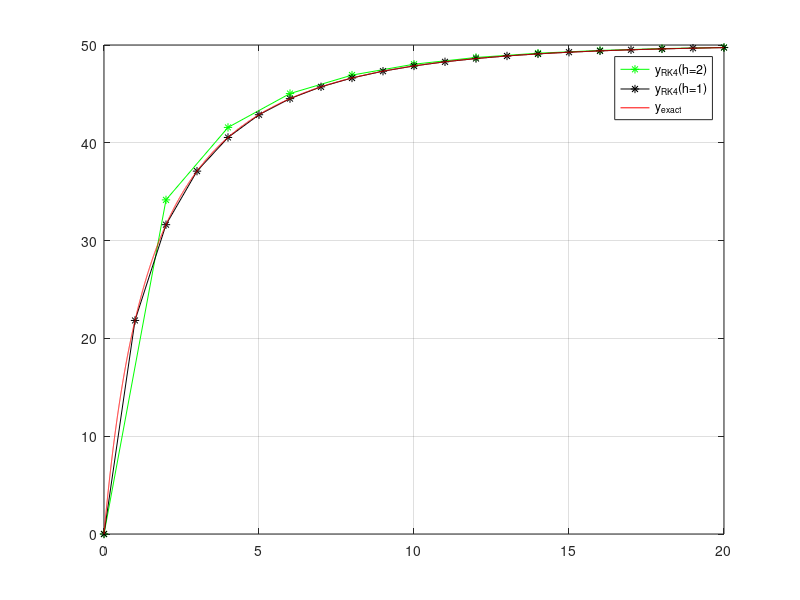

Source code (MATLAB):
clc; clear all; close all;

% y'(t) = k(a-y(t))(b-y(t))
% y(0) = 0
% y(t) = 350(1-exp(-0.2t))/(7-5*exp(-0.2t))

% constants for the function
k = 0.01;
a = 70; % millimoles/liter
b = 50; % millimoles/liter

% time interval
ti = 0;
tf = 20;

% step sizes 
h1 = 2;
h2 = 1;

% defining the function
f = @(t,y) k*(a-y)*(b-y);

% exact solution
y_exact = @(t) 350*(1-exp(-0.2*t))./(7-5*exp(-0.2*t));


% initial value condition
y0 = 0;

% dividing the interval with step size h1 and h2
t1 = ti:h1:tf;
t2 = ti:h2:tf;

% predefining the result vectors
y1_RK4 = zeros(1,length(t1));
y2_RK4 = zeros(1,length(t2));

% initial values
y1_RK4(1) = y0;
y2_RK4(1) = y0;

% RK4 method for step size (h) = 2
for i = 1:length(t1)-1
    f1 = f(t1(i) , y1_RK4(i));
    f2 = f(t1(i) + h1/2 , y1_RK4(i) + h1/2 * f1);
    f3 = f(t1(i) + h1/2 , y1_RK4(i) + h1/2 * f2);
    f4 = f(t1(i) + h1 , y1_RK4(i) + h1 * f3);

    y1_RK4(i+1) = y1_RK4(i) + h1/6 * (f1 + 2*f2 + 2*f3 + f4);
end

% RK4 method for step size (h) = 1
for i = 1:length(t2)-1
    f1 = f(t2(i) , y2_RK4(i));
    f2 = f(t2(i) + h2/2 , y2_RK4(i) + h2/2 * f1);
    f3 = f(t2(i) + h2/2 , y2_RK4(i) + h2/2 * f2);
    f4 = f(t2(i) + h2 , y2_RK4(i) + h2 * f3);

    y2_RK4(i+1) = y2_RK4(i) + h2/6 * (f1 + 2*f2 + 2*f3 + f4);
end

% defining a time vector for the exact solution
t_exact = ti:0.001:tf;

plot(t1,y1_RK4,'g-*')
grid on
hold on
plot(t2,y2_RK4,'k-*')
plot(t_exact,y_exact(t_exact),'r')
legend( 'y_{RK4}(h=2)', 'y_{RK4}(h=1)', 'y_{exact}' )

Y1 = y1_RK4;
Y2 = y2_RK4;